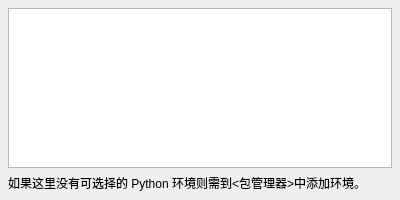
<?xml version="1.0" encoding="UTF-8"?>
<ui version="4.0">
 <class>environ_chosen</class>
 <widget class="QMainWindow" name="environ_chosen">
  <property name="windowModality">
   <enum>Qt::WindowModal</enum>
  </property>
  <property name="geometry">
   <rect>
    <x>0</x>
    <y>0</y>
    <width>400</width>
    <height>200</height>
   </rect>
  </property>
  <property name="contextMenuPolicy">
   <enum>Qt::NoContextMenu</enum>
  </property>
  <property name="windowTitle">
   <string>选择 Python 环境</string>
  </property>
  <widget class="QWidget" name="centralwidget">
   <property name="font">
    <font>
     <family>Microsoft YaHei UI</family>
    </font>
   </property>
   <layout class="QVBoxLayout" name="verticalLayout_2">
    <property name="leftMargin">
     <number>8</number>
    </property>
    <property name="topMargin">
     <number>8</number>
    </property>
    <property name="rightMargin">
     <number>8</number>
    </property>
    <property name="bottomMargin">
     <number>8</number>
    </property>
    <item>
     <layout class="QVBoxLayout" name="verticalLayout">
      <item>
       <widget class="QListWidget" name="lw_env_list"/>
      </item>
      <item>
       <widget class="QLabel" name="label">
        <property name="text">
         <string>如果这里没有可选择的 Python 环境则需到&lt;包管理器&gt;中添加环境。</string>
        </property>
       </widget>
      </item>
     </layout>
    </item>
   </layout>
  </widget>
 </widget>
 <resources/>
 <connections/>
</ui>
